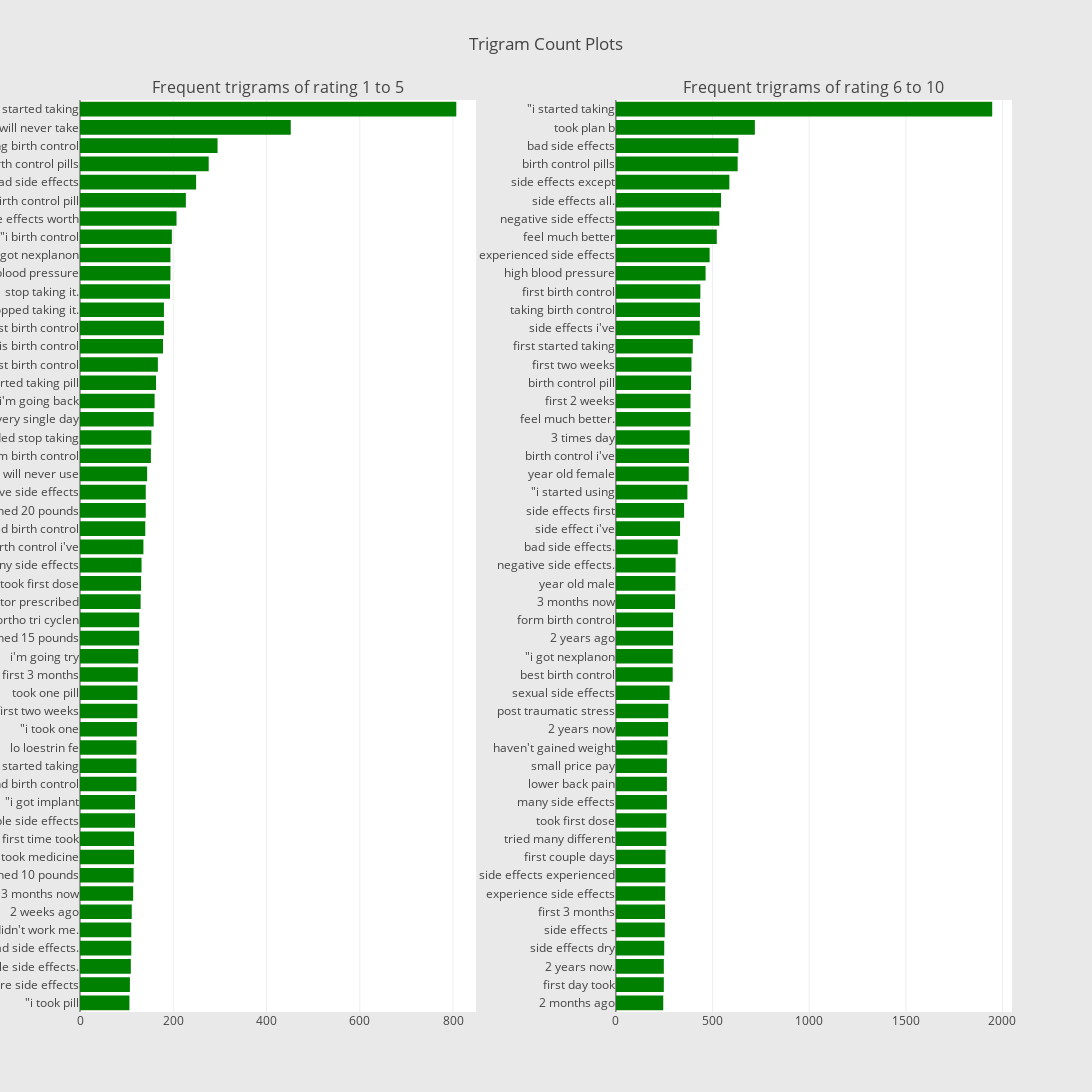

Notebook code cell kept with this figure:
### Code cell
freq_dict = defaultdict(int)
for sent in df_all_1_5["review"]:
    for word in generate_ngrams(sent,3):
        freq_dict[word] += 1
fd_sorted = pd.DataFrame(sorted(freq_dict.items(), key=lambda x: x[1])[::-1])
fd_sorted.columns = ["word", "wordcount"]
trace1 = horizontal_bar_chart(fd_sorted.head(50), 'green')

freq_dict = defaultdict(int)
for sent in df_all_6_10["review"]:
    for word in generate_ngrams(sent,3):
        freq_dict[word] += 1
fd_sorted = pd.DataFrame(sorted(freq_dict.items(), key=lambda x: x[1])[::-1])
fd_sorted.columns = ["word", "wordcount"]
trace2 = horizontal_bar_chart(fd_sorted.head(50), 'green')

# Creating two subplots
fig = tools.make_subplots(rows=1, cols=2, vertical_spacing=0.04,horizontal_spacing=0.15,
                          subplot_titles=["Frequent trigrams of rating 1 to 5", 
                                          "Frequent trigrams of rating 6 to 10"])
fig.append_trace(trace1, 1, 1)
fig.append_trace(trace2, 1, 2)
fig['layout'].update(height=1200, width=1600, paper_bgcolor='rgb(233,233,233)', title="Trigram Count Plots")
py.iplot(fig, filename='word-plots')

### Figure 1 — Plotly figure (JSON) as saved in the notebook; plotly's stock layout.template omitted (floating-point values rounded to 4 significant figures)
{"data": [{"marker": {"color": "green"}, "orientation": "h", "showlegend": false, "type": "bar", "uid": "e48fde66-ef3a-11ed-a8d1-8d4db3c0cbf9", "x": [106, 107, 109, 110, 110, 111, 114, 115, 116, 116, 118, 118, 121, 121, 121, 122, 123, 123, 124, 125, 127, 127, 130, 131, 132, 136, 140, 141, 141, 144, 152, 153, 158, 160, 163, 167, 178, 180, 180, 193, 194, 194, 197, 207, 227, 249, 276, 295, 452, 807], "xaxis": "x", "y": ["\"i took pill", "severe side effects", "horrible side effects.", "bad side effects.", "didn&#039;t work me.", "2 weeks ago", "3 months now", "gained 10 pounds", "\"i took medicine", "first time took", "horrible side effects", "\"i got implant", "recommend birth control", "first started taking", "lo loestrin fe", "\"i took one", "first two weeks", "took one pill", "first 3 months", "i&#039;m going try", "gained 15 pounds", "ortho tri cyclen", "\"my doctor prescribed", "took first dose", "many side effects", "birth control i&#039;ve", "started birth control", "gained 20 pounds", "negative side effects", "will never use", "form birth control", "decided stop taking", "every single day", "i&#039;m going back", "started taking pill", "first birth control", "\"this birth control", "worst birth control", "stopped taking it.", "stop taking it.", "high blood pressure", "\"i got nexplanon", "\"i birth control", "side effects worth", "birth control pill", "bad side effects", "birth control pills", "taking birth control", "will never take", "\"i started taking"], "yaxis": "y"}, {"marker": {"color": "green"}, "orientation": "h", "showlegend": false, "type": "bar", "uid": "e4907268-ef3a-11ed-a8d1-8d4db3c0cbf9", "x": [245, 248, 248, 250, 253, 254, 255, 256, 257, 261, 261, 264, 264, 264, 266, 270, 271, 278, 294, 294, 296, 296, 306, 308, 309, 320, 332, 353, 370, 377, 378, 382, 386, 386, 389, 391, 398, 434, 435, 437, 464, 485, 522, 535, 544, 587, 630, 634, 719, 1947], "xaxis": "x2", "y": ["2 months ago", "first day took", "2 years now.", "side effects dry", "side effects -", "first 3 months", "experience side effects", "side effects experienced", "first couple days", "tried many different", "took first dose", "many side effects", "lower back pain", "small price pay", "haven&#039;t gained weight", "2 years now", "post traumatic stress", "sexual side effects", "best birth control", "\"i got nexplanon", "2 years ago", "form birth control", "3 months now", "year old male", "negative side effects.", "bad side effects.", "side effect i&#039;ve", "side effects first", "\"i started using", "year old female", "birth control i&#039;ve", "3 times day", "feel much better.", "first 2 weeks", "birth control pill", "first two weeks", "first started taking", "side effects i&#039;ve", "taking birth control", "first birth control", "high blood pressure", "experienced side effects", "feel much better", "negative side effects", "side effects all.", "side effects except", "birth control pills", "bad side effects", "took plan b", "\"i started taking"], "yaxis": "y2"}], "layout": {"annotations": [{"font": {"size": 16}, "showarrow": false, "text": "Frequent trigrams of rating 1 to 5", "x": 0.2125, "xanchor": "center", "xref": "paper", "y": 1.0, "yanchor": "bottom", "yref": "paper"}, {"font": {"size": 16}, "showarrow": false, "text": "Frequent trigrams of rating 6 to 10", "x": 0.7875, "xanchor": "center", "xref": "paper", "y": 1.0, "yanchor": "bottom", "yref": "paper"}], "height": 1200, "paper_bgcolor": "rgb(233,233,233)", "title": "Trigram Count Plots", "width": 1600, "xaxis": {"anchor": "y", "domain": [0.0, 0.425]}, "xaxis2": {"anchor": "y2", "domain": [0.575, 1.0]}, "yaxis": {"anchor": "x", "domain": [0.0, 1.0]}, "yaxis2": {"anchor": "x2", "domain": [0.0, 1.0]}}}
